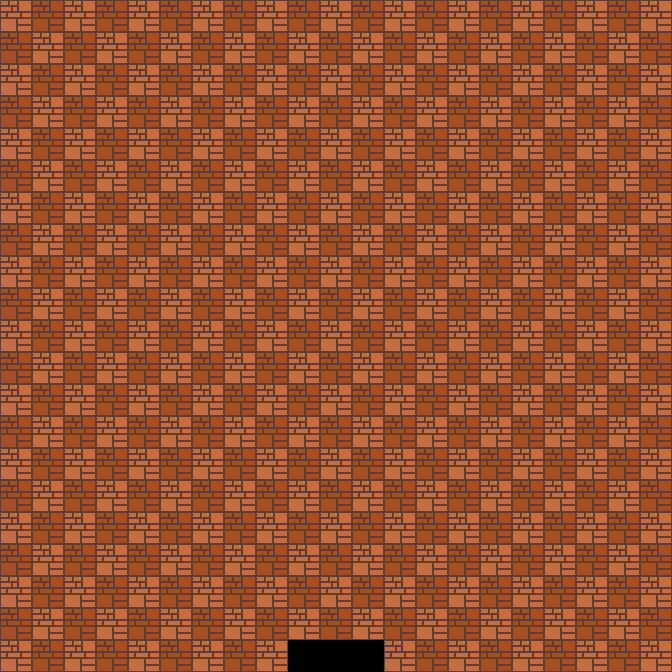

The image is a tile-based game level rendered from a .tmx file. Its description and complete source (layers, tilesets, objects, tile grids) follow:
An orthogonal 21x21 tile map with 32x32 px tiles, 1 tile layer (Tile Layer 1).

<map version="1.10" tiledversion="1.11.2" orientation="orthogonal" renderorder="right-down" width="21" height="21" tilewidth="32" tileheight="32" infinite="0" nextlayerid="2" nextobjectid="1">
 <tileset firstgid="1" source="../../Sprites/Floor/Floor.tsx" />
 <layer id="1" name="Tile Layer 1" width="21" height="21">
  <data encoding="csv">
22,25,22,25,22,25,22,25,22,25,22,25,22,25,22,25,22,25,22,25,22,
25,22,25,22,25,22,25,22,25,22,25,22,25,22,25,22,25,22,25,22,25,
22,25,22,25,22,25,22,25,22,25,22,25,22,25,22,25,22,25,22,25,22,
25,22,25,22,25,22,25,22,25,22,25,22,25,22,25,22,25,22,25,22,25,
22,25,22,25,22,25,22,25,22,25,22,25,22,25,22,25,22,25,22,25,22,
25,22,25,22,25,22,25,22,25,22,25,22,25,22,25,22,25,22,25,22,25,
22,25,22,25,22,25,22,25,22,25,22,25,22,25,22,25,22,25,22,25,22,
25,22,25,22,25,22,25,22,25,22,25,22,25,22,25,22,25,22,25,22,25,
22,25,22,25,22,25,22,25,22,25,22,25,22,25,22,25,22,25,22,25,22,
25,22,25,22,25,22,25,22,25,22,25,22,25,22,25,22,25,22,25,22,25,
22,25,22,25,22,25,22,25,22,25,22,25,22,25,22,25,22,25,22,25,22,
25,22,25,22,25,22,25,22,25,22,25,22,25,22,25,22,25,22,25,22,25,
22,25,22,25,22,25,22,25,22,25,22,25,22,25,22,25,22,25,22,25,22,
25,22,25,22,25,22,25,22,25,22,25,22,25,22,25,22,25,22,25,22,25,
22,25,22,25,22,25,22,25,22,25,22,25,22,25,22,25,22,25,22,25,22,
25,22,25,22,25,22,25,22,25,22,25,22,25,22,25,22,25,22,25,22,25,
22,25,22,25,22,25,22,25,22,25,22,25,22,25,22,25,22,25,22,25,22,
25,22,25,22,25,22,25,22,25,22,25,22,25,22,25,22,25,22,25,22,25,
22,25,22,25,22,25,22,25,22,25,22,25,22,25,22,25,22,25,22,25,22,
25,22,25,22,25,22,25,22,25,22,25,22,25,22,25,22,25,22,25,22,25,
22,25,22,25,22,25,22,25,22,34,35,36,22,25,22,25,22,25,22,25,22
</data>
 </layer>
</map>